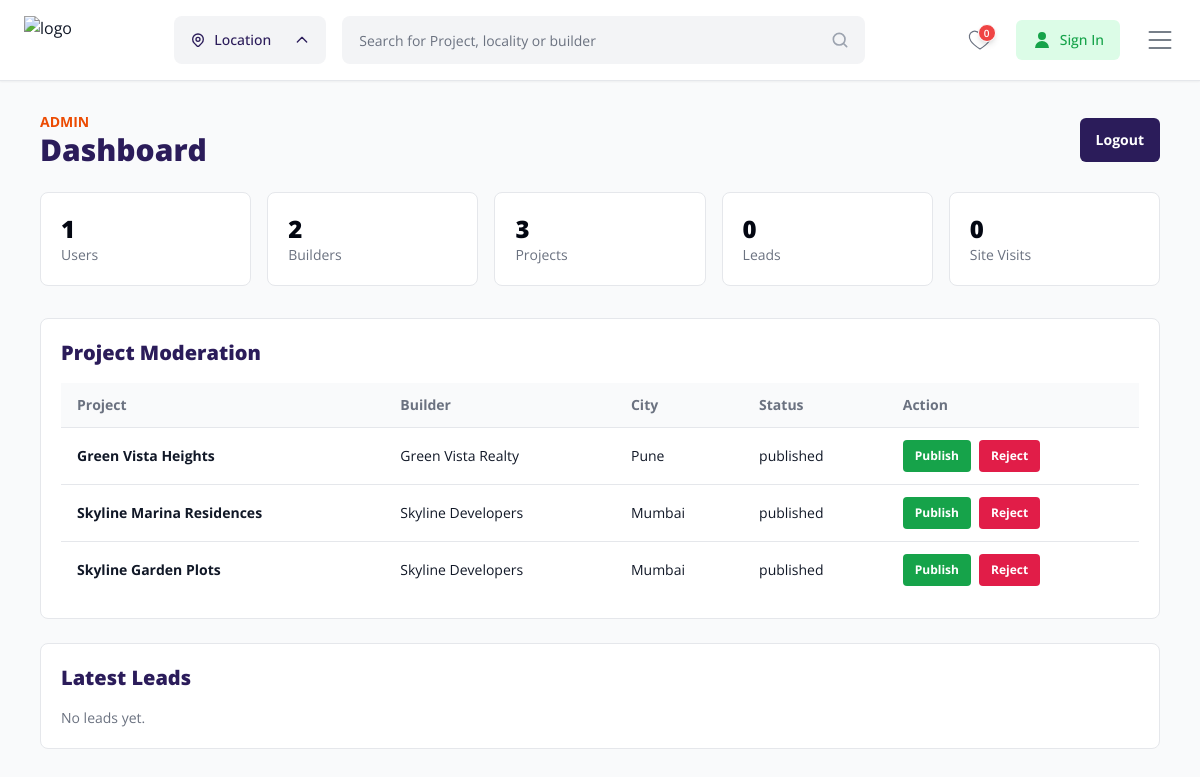
/admin/ (signed in), run on the app's committed database.
### tables this page shows
CREATE TABLE projects (

    id BIGINT UNSIGNED AUTO_INCREMENT PRIMARY KEY,

    uuid CHAR(36) NOT NULL UNIQUE,

    builder_id BIGINT UNSIGNED NOT NULL,

    assigned_manager_id BIGINT UNSIGNED DEFAULT NULL,

    category_id BIGINT UNSIGNED DEFAULT NULL,

    project_type ENUM(
        'Apartment',
        'Plot',
        'Villa',
        'Commercial'
    ) NOT NULL,

    project_name VARCHAR(255) NOT NULL,

    slug VARCHAR(255) NOT NULL UNIQUE,

    project_code VARCHAR(100) DEFAULT NULL,

    rera_number VARCHAR(100) DEFAULT NULL,

    city VARCHAR(100) NOT NULL,

    state VARCHAR(100) NOT NULL,

    locality VARCHAR(150) DEFAULT NULL,

    address TEXT DEFAULT NULL,

    latitude DECIMAL(10,8) DEFAULT NULL,

    longitude DECIMAL(11,8) DEFAULT NULL,

    overview LONGTEXT DEFAULT NULL,

    location_details LONGTEXT DEFAULT NULL,

    pros LONGTEXT DEFAULT NULL,

    cons LONGTEXT DEFAULT NULL,

    amenities LONGTEXT DEFAULT NULL,

    legal_details LONGTEXT DEFAULT NULL,

    litigation_details LONGTEXT DEFAULT NULL,

    bank_details LONGTEXT DEFAULT NULL,

    payment_scheme LONGTEXT DEFAULT NULL,

    brochure_file VARCHAR(255) DEFAULT NULL,

    thumbnail_image VARCHAR(255) DEFAULT NULL,

    featured_image VARCHAR(255) DEFAULT NULL,

    youtube_video_link TEXT DEFAULT NULL,

    total_towers INT DEFAULT 0,

    total_units INT DEFAULT 0,

    total_floors INT DEFAULT 0,

    total_area VARCHAR(100) DEFAULT NULL,

    possession_date DATE DEFAULT NULL,

    launch_date DATE DEFAULT NULL,

    min_price DECIMAL(15,2) DEFAULT 0,

    max_price DECIMAL(15,2) DEFAULT 0,

    meta_title VARCHAR(255) DEFAULT NULL,

    meta_keywords TEXT DEFAULT NULL,

    meta_description TEXT DEFAULT NULL,

    total_views BIGINT DEFAULT 0,

    total_wishlist BIGINT DEFAULT 0,

    total_inquiries BIGINT DEFAULT 0,

    is_featured TINYINT(1) DEFAULT 0,

    is_verified TINYINT(1) DEFAULT 0,

    project_status ENUM(
        'Upcoming',
        'Ongoing',
        'Completed'
    ) DEFAULT 'Upcoming',

    status ENUM(
        'draft',
        'pending',
        'published',
        'rejected'
    ) DEFAULT 'draft',

    created_at TIMESTAMP DEFAULT CURRENT_TIMESTAMP,

    updated_at TIMESTAMP DEFAULT CURRENT_TIMESTAMP
    ON UPDATE CURRENT_TIMESTAMP,

    deleted_at TIMESTAMP NULL DEFAULT NULL,

    FOREIGN KEY (builder_id)
    REFERENCES builders(id)
    ON DELETE CASCADE,

    FOREIGN KEY (assigned_manager_id)
    REFERENCES associate_managers(id)
    ON DELETE SET NULL,

    FOREIGN KEY (category_id)
    REFERENCES project_categories(id)
    ON DELETE SET NULL,

    INDEX idx_project_city(city),
    INDEX idx_project_status(status),
    INDEX idx_project_type(project_type),
    INDEX idx_project_price(min_price, max_price),
    FULLTEXT(project_name, overview)

);

CREATE TABLE builders (

    id BIGINT UNSIGNED AUTO_INCREMENT PRIMARY KEY,

    uuid CHAR(36) NOT NULL UNIQUE,

    company_name VARCHAR(255) NOT NULL,

    company_slug VARCHAR(255) NOT NULL UNIQUE,

    builder_name VARCHAR(150) NOT NULL,

    email VARCHAR(150) NOT NULL UNIQUE,

    phone VARCHAR(20) NOT NULL UNIQUE,

    alternate_phone VARCHAR(20) DEFAULT NULL,

    whatsapp_number VARCHAR(20) DEFAULT NULL,

    password VARCHAR(255) NOT NULL,

    company_logo VARCHAR(255) DEFAULT NULL,

    company_banner VARCHAR(255) DEFAULT NULL,

    established_year YEAR DEFAULT NULL,

    rera_number VARCHAR(100) DEFAULT NULL,

    gst_number VARCHAR(100) DEFAULT NULL,

    website VARCHAR(255) DEFAULT NULL,

    company_description LONGTEXT DEFAULT NULL,

    address TEXT DEFAULT NULL,

    city VARCHAR(100) DEFAULT NULL,

    state VARCHAR(100) DEFAULT NULL,

    country VARCHAR(100) DEFAULT 'India',

    pincode VARCHAR(20) DEFAULT NULL,

    latitude DECIMAL(10,8) DEFAULT NULL,

    longitude DECIMAL(11,8) DEFAULT NULL,

    auth_token TEXT DEFAULT NULL,

    remember_token VARCHAR(255) DEFAULT NULL,

    reset_token VARCHAR(255) DEFAULT NULL,

    reset_token_expiry DATETIME DEFAULT NULL,

    last_login_at DATETIME DEFAULT NULL,

    last_login_ip VARCHAR(100) DEFAULT NULL,

    email_verified_at TIMESTAMP NULL DEFAULT NULL,

    is_verified TINYINT(1) DEFAULT 0,

    total_projects INT DEFAULT 0,

    total_leads INT DEFAULT 0,

    total_visits INT DEFAULT 0,

    status ENUM(
        'pending',
        'active',
        'inactive',
        'blocked'
    ) DEFAULT 'pending',

    created_by_employee BIGINT UNSIGNED DEFAULT NULL,

    approved_by_admin BIGINT UNSIGNED DEFAULT NULL,

    approved_at DATETIME DEFAULT NULL,

    created_at TIMESTAMP DEFAULT CURRENT_TIMESTAMP,

    updated_at TIMESTAMP DEFAULT CURRENT_TIMESTAMP
    ON UPDATE CURRENT_TIMESTAMP,

    deleted_at TIMESTAMP NULL DEFAULT NULL,

    FOREIGN KEY (created_by_employee)
    REFERENCES employees(id)
    ON DELETE SET NULL,

    FOREIGN KEY (approved_by_admin)
    REFERENCES admins(id)
    ON DELETE SET NULL,

    INDEX idx_builder_company(company_name),
    INDEX idx_builder_established_year(established_year),
    INDEX idx_builder_city(city),
    INDEX idx_builder_status(status)

);

### includes/app_helpers.php (called while the page is built, shortened)
<?php
require_once __DIR__ . '/db_connect.php';
function tableCount($table, $where = '1=1', $params = [])
{
    global $pdo;
    $stmt = $pdo->prepare("SELECT COUNT(*) AS total FROM {$table} WHERE {$where}");
    $stmt->execute($params);
    $row = $stmt->fetch();
    return (int)($row['total'] ?? 0);
}

### config/database.php (called while the page is built, shortened)
<?php
function e($string)
{
    return htmlspecialchars(
        $string,
        ENT_QUOTES,
        'UTF-8'
    );
}

### admin/index.php (the view, shortened to what this page needs)
<?php
require_once __DIR__ . '/../includes/app_helpers.php';
$stats = [
    'Users' => tableCount('users', "status <> 'deleted'"),
    'Builders' => tableCount('builders'),
    'Projects' => tableCount('projects', 'deleted_at IS NULL'),
    'Leads' => tableCount('inquiries'),
    'Site Visits' => tableCount('site_visit_bookings')
];
$projects = $pdo->query("
    SELECT p.*, b.company_name
    FROM projects p
    INNER JOIN builders b ON b.id = p.builder_id
    ORDER BY p.created_at DESC
    LIMIT 20
")->fetchAll();
$leads = $pdo->query("
    SELECT i.*, p.project_name
    FROM inquiries i
    INNER JOIN projects p ON p.id = i.project_id
    ORDER BY i.created_at DESC
    LIMIT 10
")->fetchAll();
require_once __DIR__ . '/../includes/header.php';
?>
<section class="mt-20 bg-gray-50 min-h-screen py-8">
    <div class="max-w-[1400px] mx-auto px-4 sm:px-6 lg:px-10">
        <div class="flex flex-col md:flex-row md:items-center md:justify-between gap-4">
            <div>
                <p class="text-sm font-bold uppercase text-accent">Admin</p>
                <h1 class="text-3xl font-black text-primary">Dashboard</h1>
            </div>
            <a href="<?php echo ADMIN_URL; ?>logout" class="rounded-md bg-primary px-4 py-3 text-sm font-bold text-white">Logout</a>
        </div>
        <div class="mt-6 grid grid-cols-2 md:grid-cols-5 gap-4">
            <?php foreach ($stats as $label => $value): ?>
                <div class="rounded-lg border border-gray-200 bg-white p-5">
                    <p class="text-2xl font-black text-gray-950"><?php echo (int)$value; ?></p>
                    <p class="text-sm text-gray-500"><?php echo e($label); ?></p>
                </div>
            <?php endforeach; ?>
        </div>
        <div class="mt-8 grid grid-cols-1 xl:grid-cols-[1fr_420px] gap-6">
            <div class="rounded-lg border border-gray-200 bg-white p-5">
                <h2 class="text-xl font-black text-primary">Project Moderation</h2>
                <div class="mt-4 overflow-x-auto">
                    <table class="w-full text-left text-sm">
                        <thead class="bg-gray-50 text-gray-500">
                            <tr>
                                <th class="px-4 py-3">Project</th>
                                <th class="px-4 py-3">Builder</th>
                                <th class="px-4 py-3">City</th>
                                <th class="px-4 py-3">Status</th>
                                <th class="px-4 py-3">Action</th>
                            </tr>
                        </thead>
                        <tbody>
                            <?php foreach ($projects as $project): ?>
                                <tr class="border-t">
                                    <td class="px-4 py-3 font-bold"><?php echo e($project['project_name']); ?></td>
                                    <td class="px-4 py-3"><?php echo e($project['company_name']); ?></td>
                                    <td class="px-4 py-3"><?php echo e($project['city']); ?></td>
                                    <td class="px-4 py-3"><?php echo e($project['status']); ?></td>
                                    <td class="px-4 py-3">
                                        <div class="flex gap-2">
                                            <form method="post">
                                                <button name="action" value="publish_project" class="rounded bg-green-600 px-3 py-2 text-xs font-bold text-white">Publish</button>
                                            </form>
                                            <form method="post">
                                                <button name="action" value="reject_project" class="rounded bg-rose-600 px-3 py-2 text-xs font-bold text-white">Reject</button>
                                            </form>
                                        </div>
                                    </td>
                                </tr>
                            <?php endforeach; ?>
                        </tbody>
                    </table>
                </div>
            </div>
            <div class="rounded-lg border border-gray-200 bg-white p-5">
                <h2 class="text-xl font-black text-primary">Latest Leads</h2>
                <div class="mt-4 space-y-3">
                    <?php if (empty($leads)): ?>
                        <p class="text-sm text-gray-500">No leads yet.</p>
                    <?php endif; ?>
                </div>
            </div>
        </div>
    </div>
</section>
<?php require_once __DIR__ . '/../includes/footer.php'; ?>

### data on the page
projects: category "2", id "3", project_name "Skyline Garden Plots", builder.company_name "Skyline Developers", city "Mumbai", status "published"
projects: project_name "Green Vista Heights", builder.company_name "Green Vista Realty", city "Pune", status "published"
projects: project_name "Skyline Marina Residences", builder.company_name "Skyline Developers", city "Mumbai", status "published"

### other printed values
$currentSearchCity ?: 'Location' "Location"
getWishlistCount() "0"
$value "1"
$label "Users"
$label "Builders"
$label "Projects"
$value "0"
$label "Leads"
$label "Site Visits"
